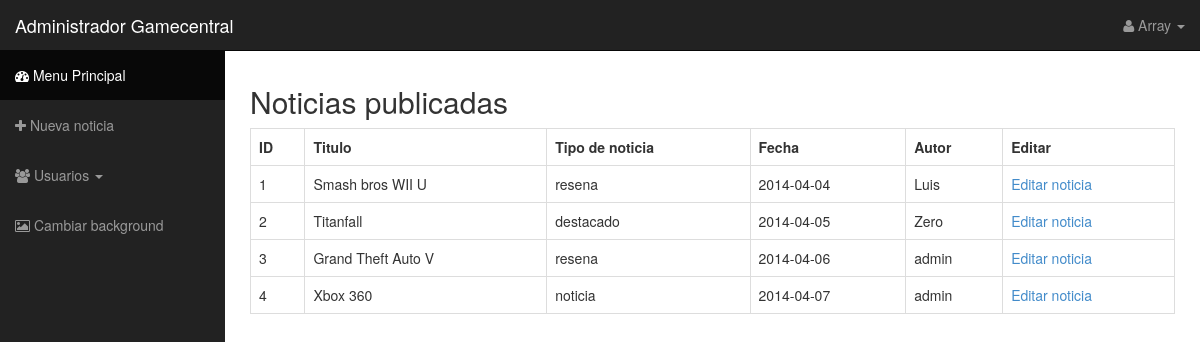
/indexadmin.php (signed in), run on the app's committed database.
### tables this page shows
CREATE TABLE IF NOT EXISTS `noticia` (
  `id_noticia` int(11) NOT NULL AUTO_INCREMENT,
  `titulo_noticia` varchar(50) DEFAULT NULL,
  `tipo_noticia` varchar(20) DEFAULT NULL,
  `contenido_noticia` longtext,
  `fecha` date DEFAULT NULL,
  `autor` varchar(50) DEFAULT NULL,
  PRIMARY KEY (`id_noticia`)
);

### clases/conexion.php (called while the page is built, shortened)
<?php
class conexion{
	private $usuario = "root";
	private $contrasena = "1234";
	private $host = "localhost";
	private $conex;
	public function makeQuery($qry){
		return mysql_query($qry,$this->conex);
	}
	public function makeArray($rs){
		return mysql_fetch_array($rs);
	}
	private function makeConex(){
		$this->conex  = @mysql_connect($this->host,$this->usuario,$this->contrasena) or die("Error al conectarse");
	}
}
?>

### indexadmin.php (the view)
<?php include('headerAdmin.php');
  $db = new Conexion();
  $rs = $db->makeQuery("SELECT *FROM noticia");
?>
  <h2>Noticias publicadas</h2>
  <table class="table table-hover table-bordered">
    <tr>
      <th>ID</th><th>Titulo</th><th>Tipo de noticia</th><th>Fecha</th><th>Autor</th><th>Editar</th>
    </tr>
    <?php
    while($reg = $db->makeArray($rs)){
      echo "<td>".$reg['id_noticia']."</td><td>".$reg['titulo_noticia']."</td><td>".$reg['tipo_noticia']."</td><td>".$reg['fecha']."</td><td>".$reg['autor']."</td><td><a href='editarnoticia.php?id_noticia=".$reg['id_noticia']."'>Editar noticia</a></td></tr>";
    }
    ?>
  </table>
<?php include('footerAdmin.php'); ?>

### css/sb-admin.css (style rules this page uses)
body { margin-top: 50px; }

### data on the page
noticia: id_noticia "1", titulo_noticia "Smash bros WII U", tipo_noticia "resena", fecha "2014-04-04", autor "Luis"
noticia: id_noticia "2", titulo_noticia "Titanfall", tipo_noticia "destacado", fecha "2014-04-05", autor "Zero"
noticia: id_noticia "3", titulo_noticia "Grand Theft Auto V", tipo_noticia "resena", fecha "2014-04-06", autor "admin"
noticia: id_noticia "4", titulo_noticia "Xbox 360", tipo_noticia "noticia", fecha "2014-04-07", autor "admin"

### other printed values
$usuarioActivo "Array"
